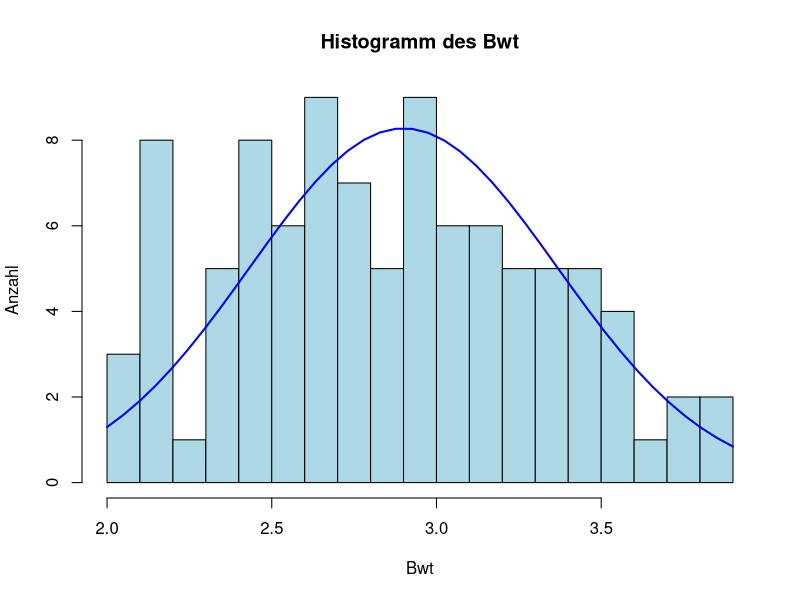
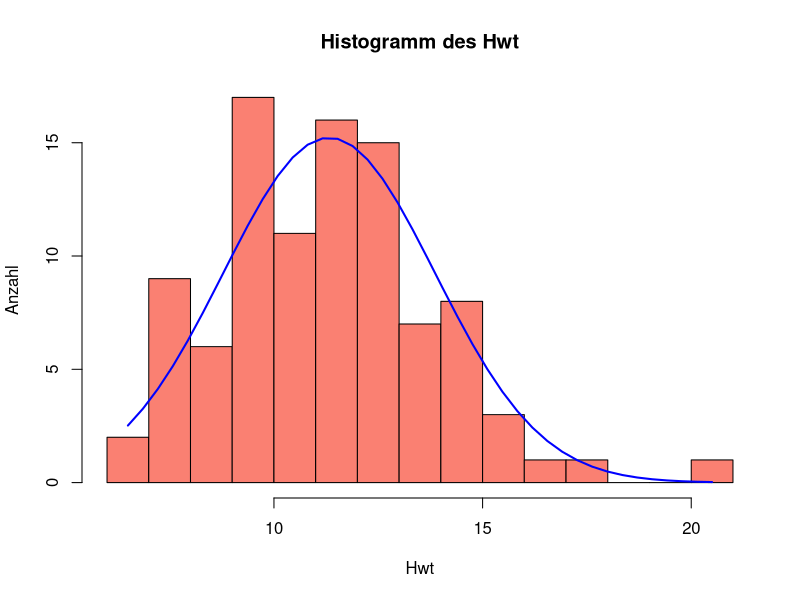
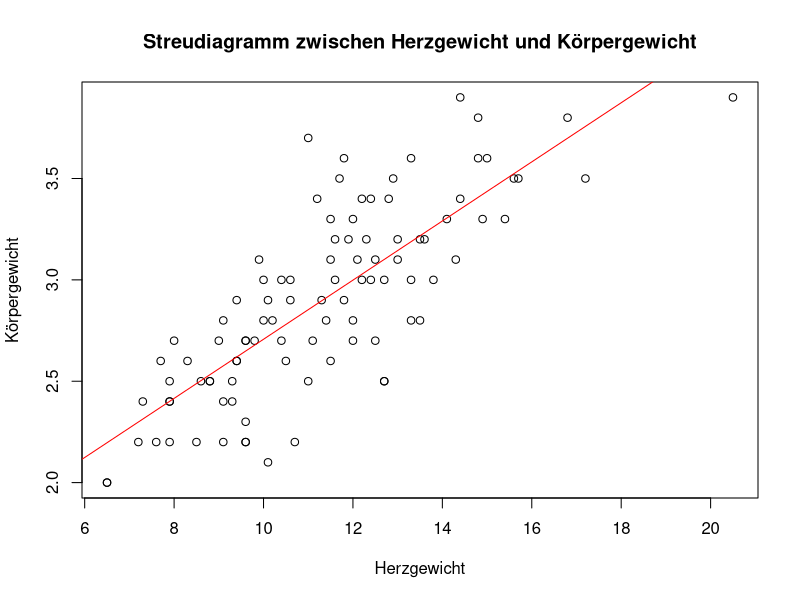

Here is the R script that generated these plots, in order: (Note: this script raises an error after producing the figures.)
## ---- chunk 1
data <- read.csv("uebung2.csv")
data
## ---- chunk 2
data$Bwt
## ---- chunk 3
data$Hwt
## ---- chunk 4
x <- data$Bwt 

h <- hist(x, main = "Histogramm des Bwt", xlab = "Bwt", ylab ="Anzahl", col = "lightblue" ,breaks = 15)

xfit<-seq(min(x),max(x),length=40)
yfit<-dnorm(xfit,mean=mean(x),sd=sd(x))
yfit <- yfit*diff(h$mids[1:2])*length(x)
lines(xfit, yfit, col="blue", lwd=2) 
## ---- chunk 5
x <- data$Hwt 

h <- hist(x, main = "Histogramm des Hwt", xlab = "Hwt", ylab ="Anzahl", col = "salmon" ,breaks = 15)

xfit<-seq(min(x),max(x),length=40)
yfit<-dnorm(xfit,mean=mean(x),sd=sd(x))
yfit <- yfit*diff(h$mids[1:2])*length(x)
lines(xfit, yfit, col="blue", lwd=2)
## ---- chunk 6
plot(data$Bwt ~ data$Hwt, main = "Streudiagramm zwischen Herzgewicht und Körpergewicht", xlab = "Herzgewicht", ylab= "Körpergewicht")
abline(lm(Bwt ~ Hwt, data = data), col="red")
## ---- chunk 7
library(carData)
## ---- chunk 8
scatterplot(Bwt ~ Hwt, data=data, main = "Streudiagramm zwischen Herzgewicht und Körpergewicht", xlab = "Herzgewicht", ylab= "Körpergewicht")
## ---- chunk 9
library(ggplot2)
## ---- chunk 10
ggplot(data, aes(x = Hwt, y = Bwt)) + geom_point(size = 3) + geom_smooth(method = "lm", col = "red")
## ---- chunk 11
describe(data)
## ---- chunk 12
test <- cor.test(data$Bwt, data$Hwt)
test
## ---- chunk 13
rbestimmt <- test$estimate^2*100
sprintf("Das Bestimmtheitsmaß liegt bei %.2f Prozent.", rbestimmt)
## ---- chunk 14
sprintf("Die Effektstärke liegt bei %.4f.",test$estimate)
